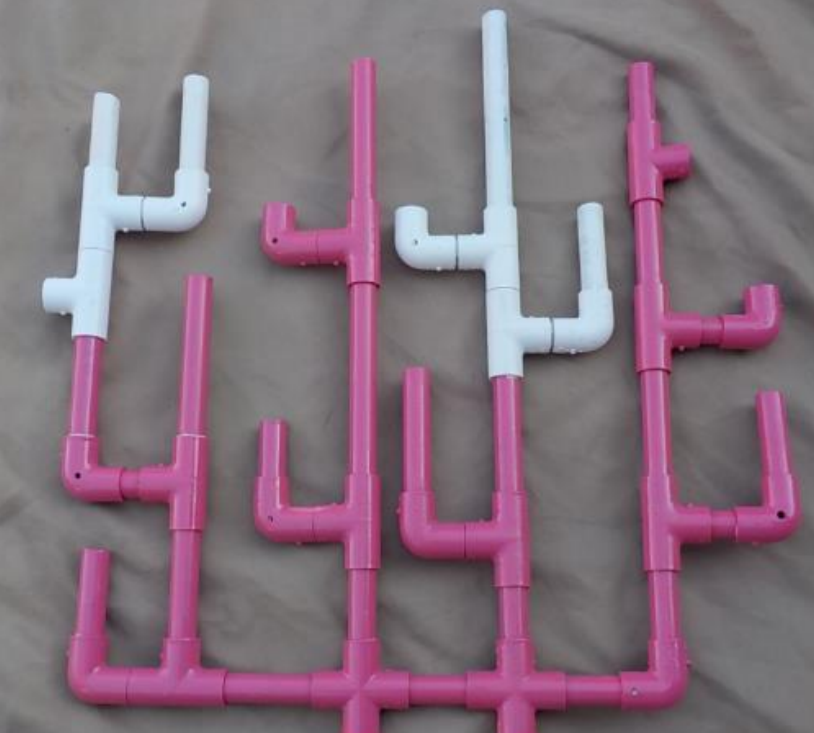
#> input picture software/ros/src/coral_reef_analyser/coral_reef_analyser/test_img/past.png, 814 x 733 px
$ python -i operations.py   (imports and definitions only)
#> lines starting #> are read from the running program, lines starting #| are printed output that depends on the picture; after the words box and inside, x2 and y2 are one past the last pixel; in counts of white or black regions, pixels touching at a corner belong together
#> further down, picture is the input picture: shape (733, 814, 3); mean B, G, R 124.6, 111.5, 131.9
import numpy as np
import cv2 as cv

# [36 lines left out: functions getIMG, detectMatch, warpImage, not called in this run]

def filterColor(img):
    lab= cv.cvtColor(img, cv.COLOR_BGR2LAB)
#> lab: shape (733, 814, 3); mean of channels 0, 1, 2 126.5, 138.3, 124.6
    l, a, b = cv.split(lab)
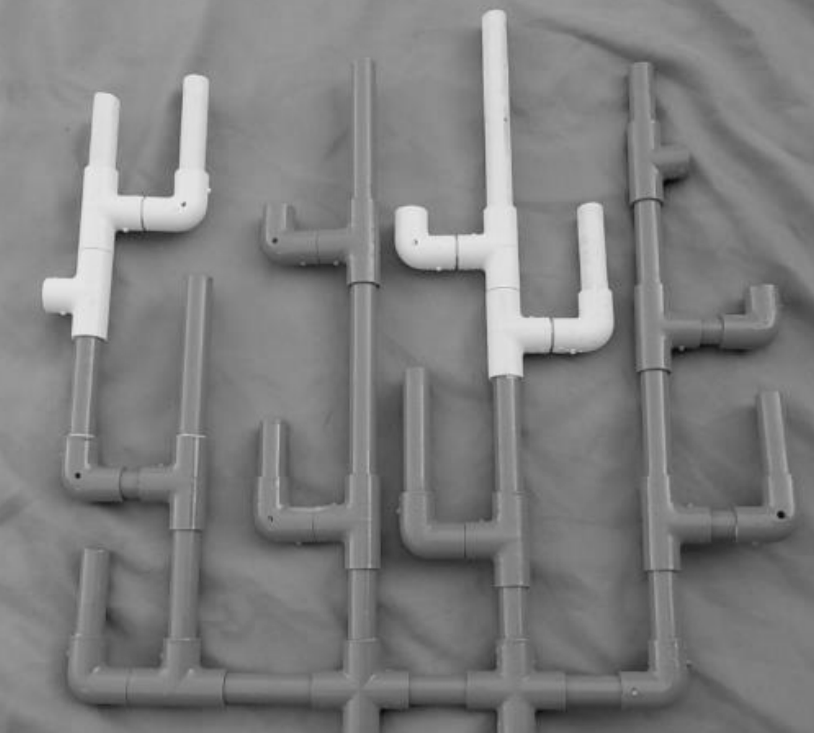
#> l: shape (733, 814); min 7, max 239, mean 126.5
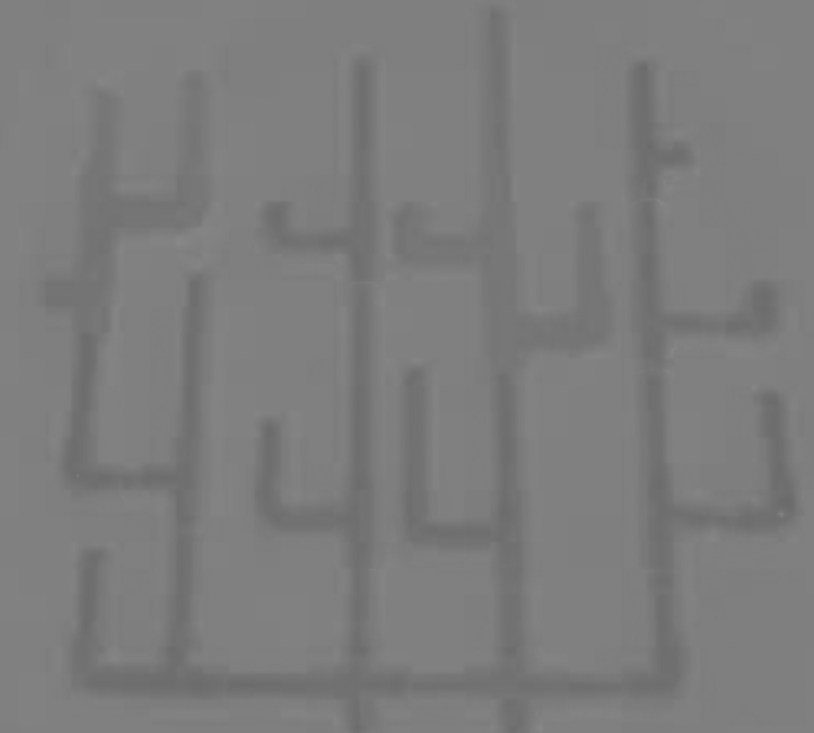
#> b: shape (733, 814); min 106, max 136, mean 124.6
    ret1, a = cv.threshold(a, 150, 255, cv.THRESH_BINARY)
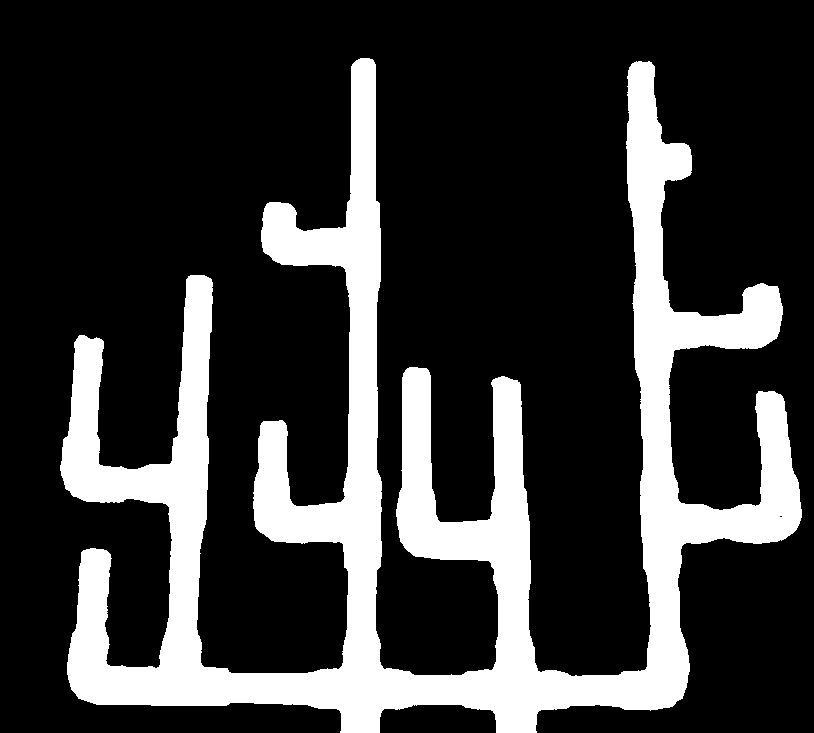
#> a: shape (733, 814); 21.5% white; 1 white region, box (x1, y1, x2, y2) and area: (60, 58, 802, 733) 128145
    a = cv.cvtColor(a, cv.COLOR_GRAY2BGR)
    a[np.where((a==[255,255,255]).all(axis=2))] = [0,0,255]
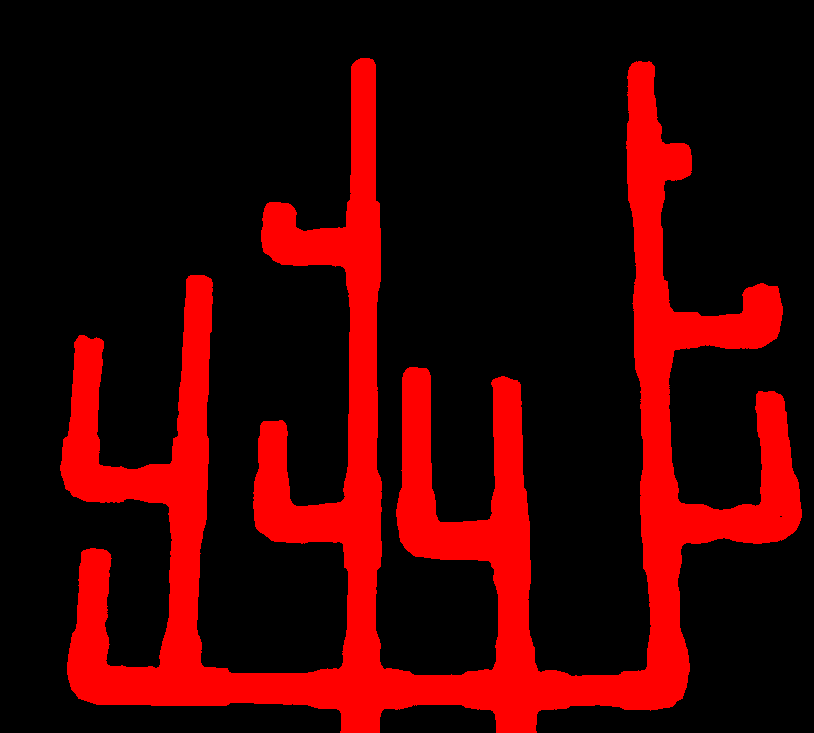
#> a: shape (733, 814, 3); mean B, G, R 0, 0, 54.8
    a[np.where((a==[0,0,0]).all(axis=2))] = [255,255,255]
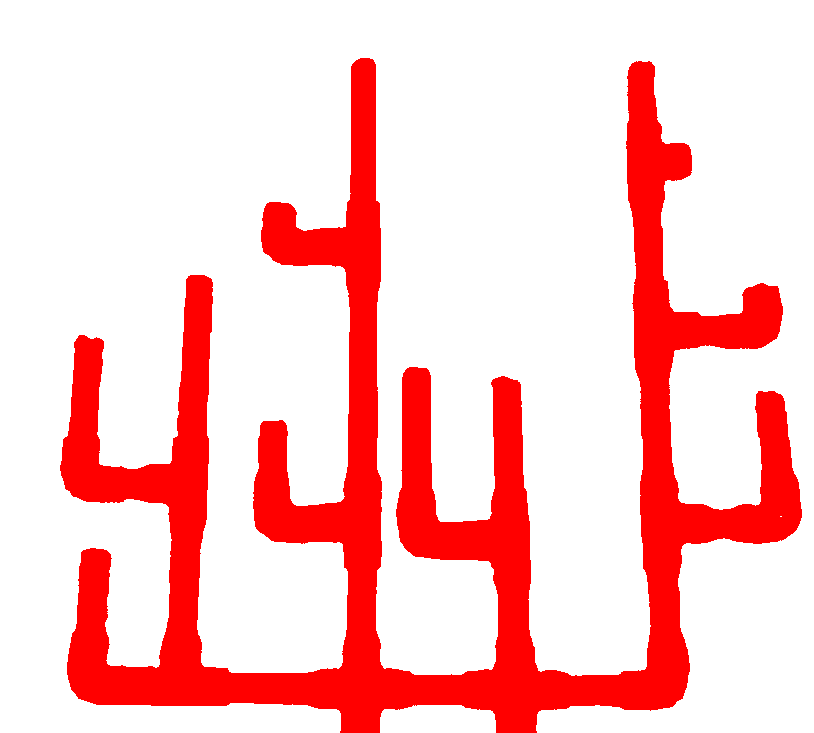
#> a: shape (733, 814, 3); mean B, G, R 200.2, 200.2, 255
    a = cv.GaussianBlur(a, (5, 5), 0)

    ret, b = cv.threshold(b,123,255,cv.THRESH_BINARY_INV)
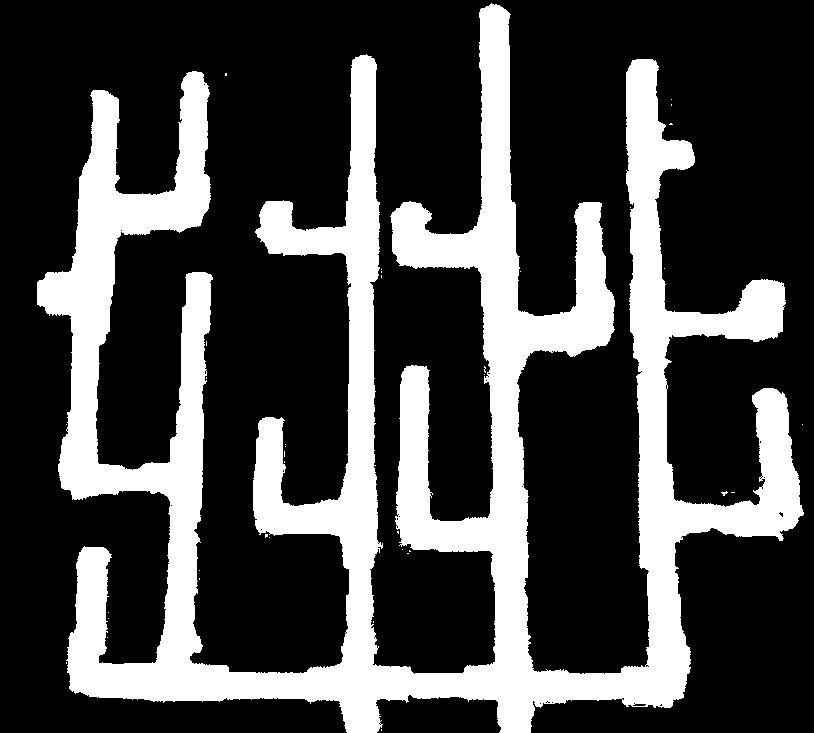
#> b: shape (733, 814); 26.7% white; 37 white regions (36 under 20 px), largest, box (x1, y1, x2, y2) and area: (37, 3, 804, 733) 159405
    b = cv.cvtColor(b, cv.COLOR_GRAY2BGR)

    res = cv.bitwise_and(a, b)
    res = cv.medianBlur(res, 13)
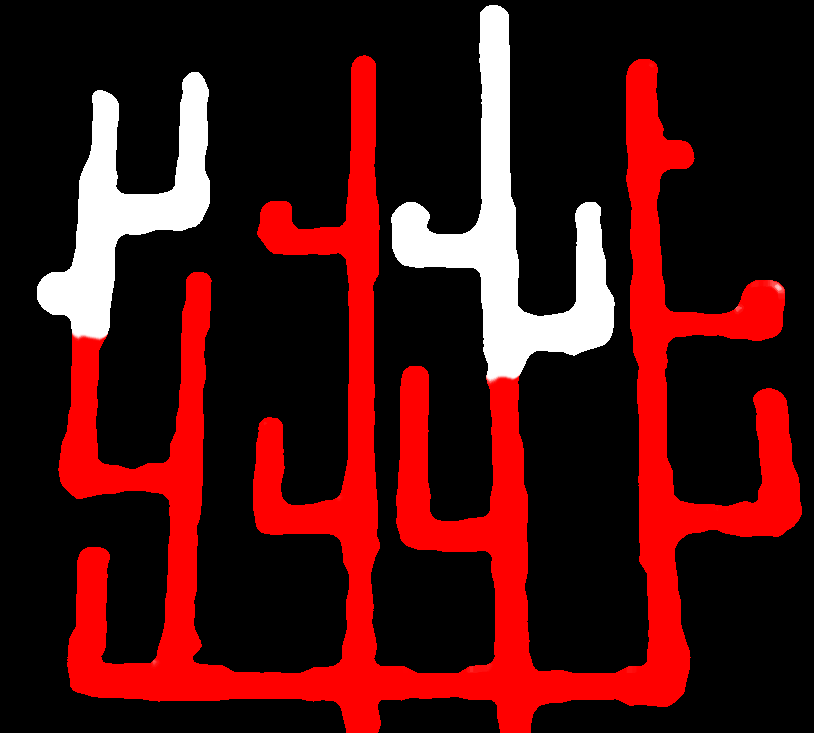
#> res: shape (733, 814, 3); mean B, G, R 17, 17, 68.2
    return res

# [18 lines left out: function getDiff_weak, not called in this run]

>>> import cv2
>>> picture = cv2.imread('test_img/past.png')
>>> result = filterColor(picture)

$ run again, on software/ros/src/coral_reef_analyser/coral_reef_analyser/test_img/present.png
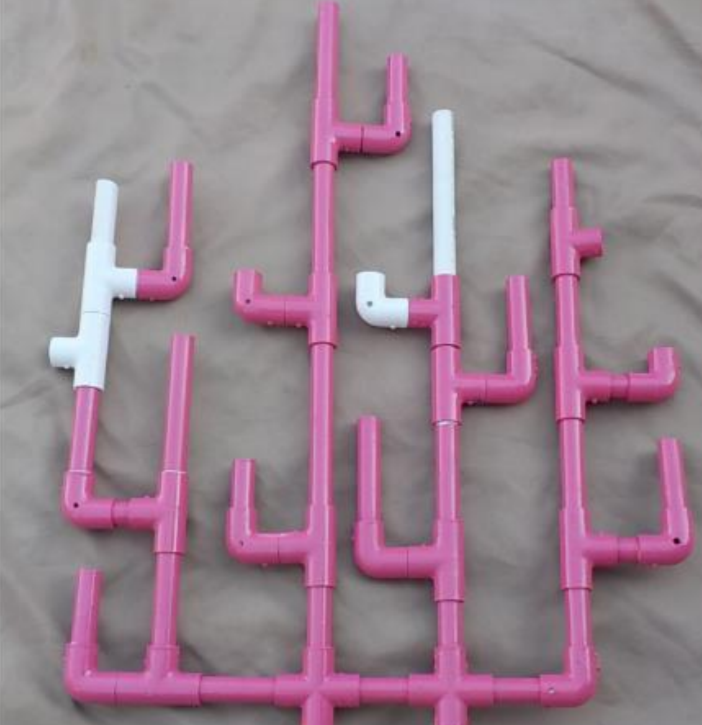
#> input picture software/ros/src/coral_reef_analyser/coral_reef_analyser/test_img/present.png, 702 x 725 px
#> picture is the input picture: shape (725, 702, 3); mean B, G, R 143.1, 130, 152.6
#> lab: shape (725, 702, 3); mean of channels 0, 1, 2 145.5, 138.9, 124.9
#> in filterColor, `ret1, a = cv.threshold(a, 150, 255, cv.THRESH_BINARY)`:
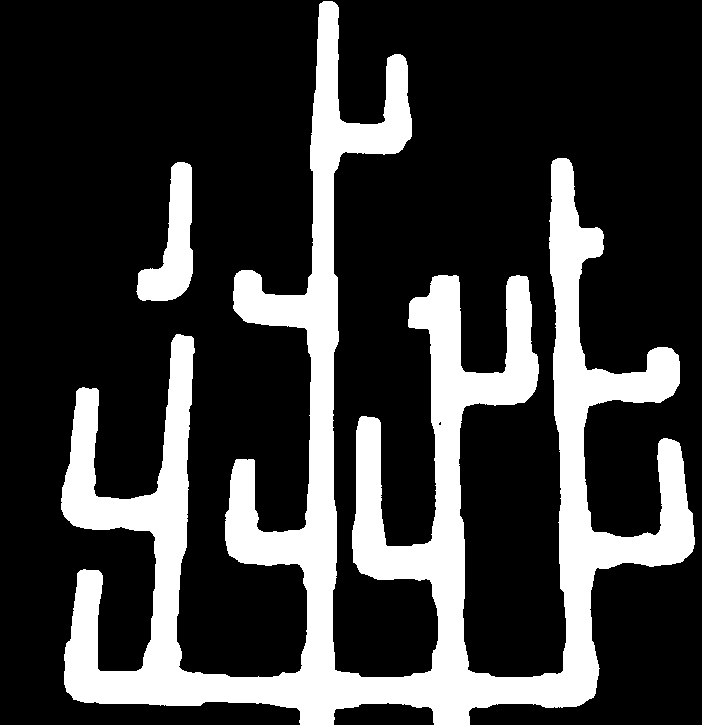
#> a: shape (725, 702); 22.8% white; 2 white regions, box (x1, y1, x2, y2) and area: (61, 1, 695, 725) 111974, (136, 162, 193, 301) 4038
#> in filterColor, `res = cv.medianBlur(res, 13)`:
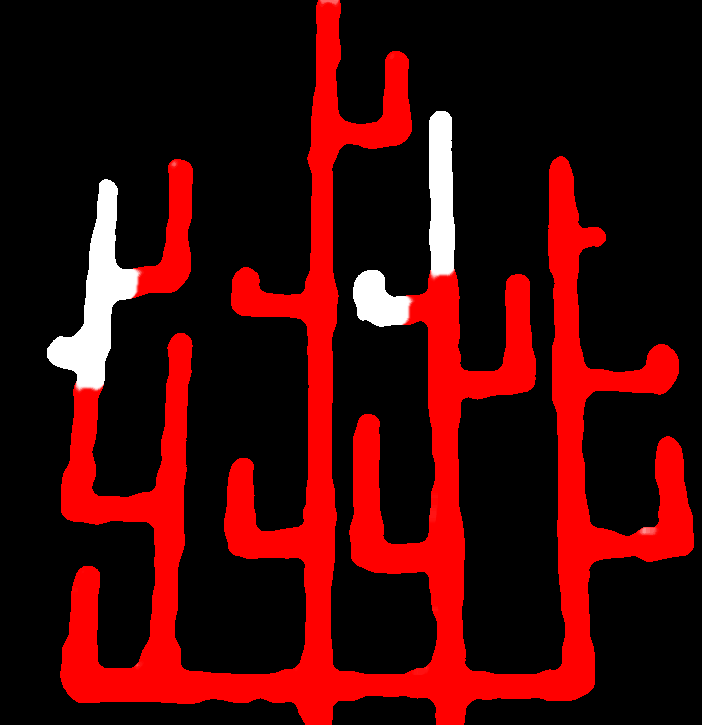
#> res: shape (725, 702, 3); mean B, G, R 6.6, 6.6, 62.6
